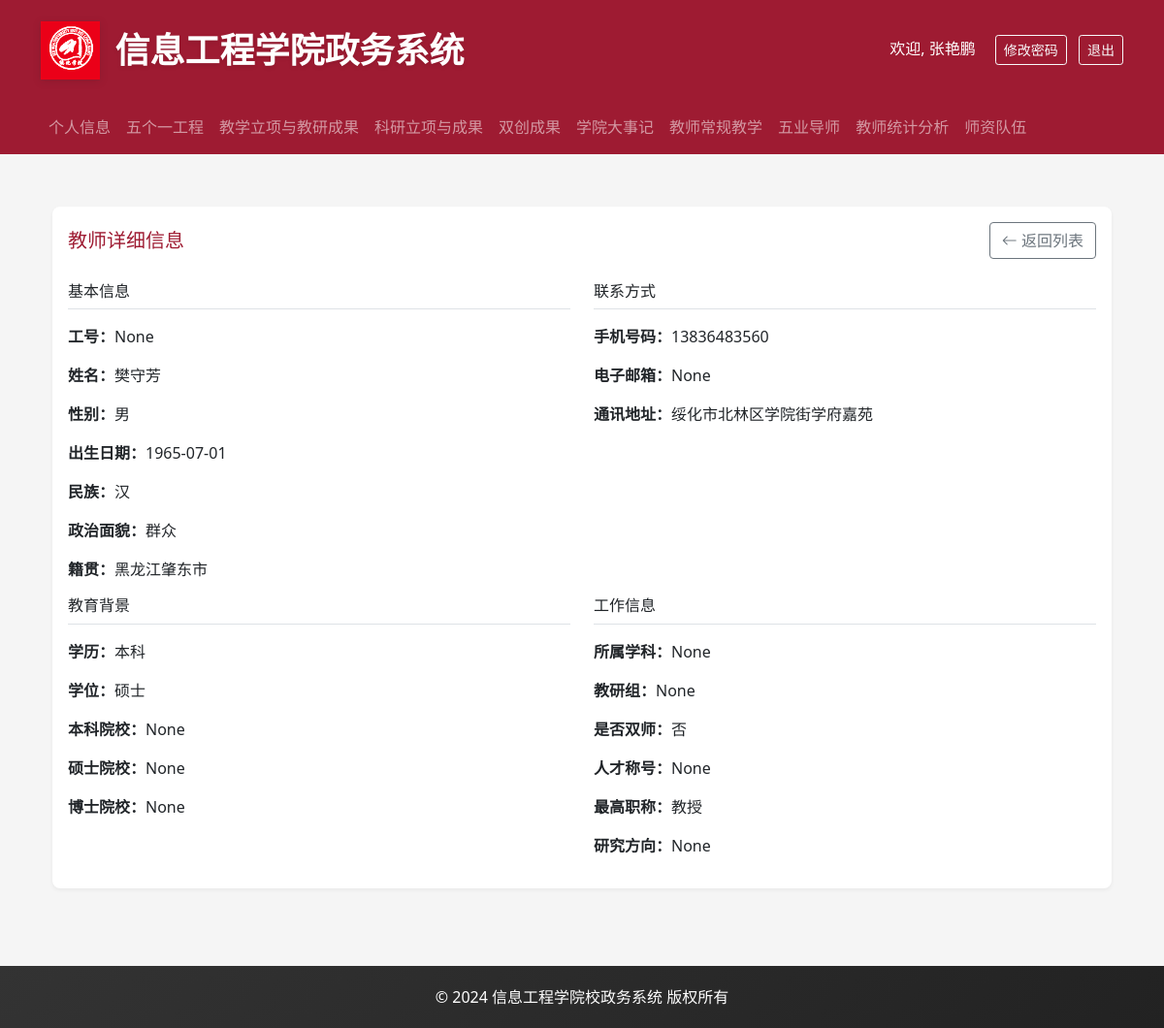
Before: /faculty_team/view/1 (signed in) with the older database file.
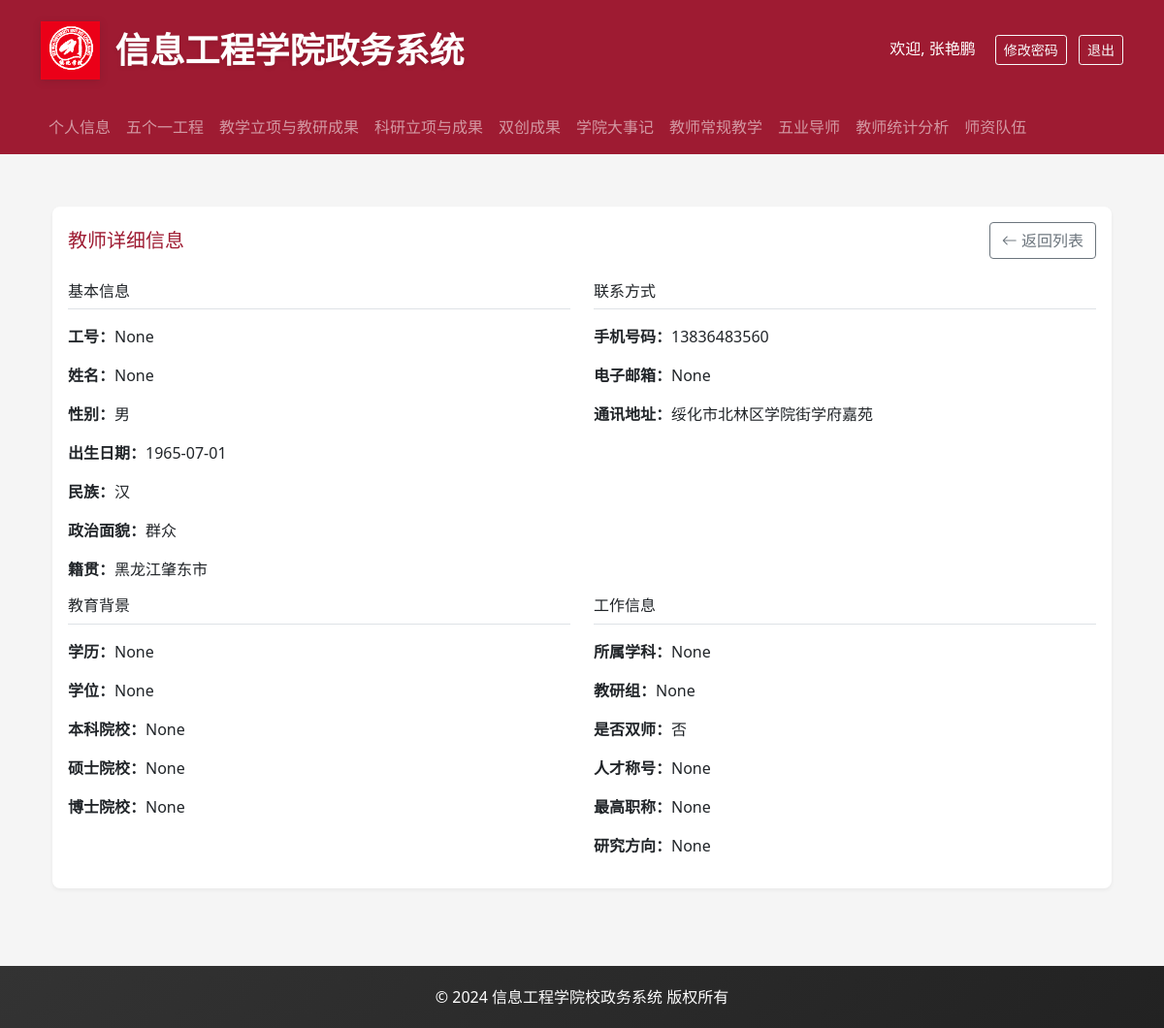
After: the same page with the newer database file.
### backend/models.py (models this page shows, shortened)
class User(UserMixin, db.Model):
    __tablename__ = 'users'
    id = db.Column(db.Integer, primary_key=True)
    username = db.Column(db.String(80), unique=True, nullable=False)
    password_hash = db.Column(db.String(128))
    role = db.Column(db.String(20), nullable=False)  # admin, teacher, student
    name = db.Column(db.String(80))
    gender = db.Column(db.String(10))
    birth_date = db.Column(db.Date)
    email = db.Column(db.String(120), unique=True)
    phone = db.Column(db.String(20))
    employee_number = db.Column(db.String(20))
    ethnicity = db.Column(db.String(50))  # 民族
    id_number = db.Column(db.String(18))  # 身份证号
    political_status = db.Column(db.String(50))  # 政治面貌
    party_join_date = db.Column(db.Date)  # 入党时间
    party_branch = db.Column(db.String(100))  # 所属党支部
    hometown = db.Column(db.String(100))  # 籍贯
    address = db.Column(db.String(200))  # 家庭住址
    education_level = db.Column(db.String(50))  # 学历
    education_date = db.Column(db.Date)  # 获得学历时间
    degree = db.Column(db.String(50))  # 学位
    degree_date = db.Column(db.Date)  # 获得学位时间
    bachelor_school = db.Column(db.String(100))  # 本科毕业学校
    master_school = db.Column(db.String(100))  # 硕士毕业学校
    phd_school = db.Column(db.String(100))  # 博士毕业学校
    major = db.Column(db.String(100))  # 专业
    teaching_group = db.Column(db.String(100))  # 教研室
    is_dual_teacher = db.Column(db.String(10))  # 是否双师
    award_title = db.Column(db.String(100))  # 获得奖励称号
    talent_title = db.Column(db.String(100))  # 人才称号
    research_direction = db.Column(db.String(200))  # 研究方向
    work_start_date = db.Column(db.Date)  # 入校时间
    career_start_date = db.Column(db.Date)  # 参加工作时间
    highest_title = db.Column(db.String(50))  # 最高级职称
    highest_title_date = db.Column(db.Date)  # 获得最高级职称时间
    position = db.Column(db.String(50))  # 职务
    subject = db.Column(db.String(50))  # 学科
    department = db.Column(db.String(100))  # 所属院系
    photo_path = db.Column(db.String(200))  # 照片路径
    hire_date = db.Column(db.Date)             # 入职日期

### backend/app.py (the view)
@app.route('/faculty_team/view/<int:id>')
@login_required
def view_faculty_member(id):
    if current_user.username not in ['张艳鹏', '王鹏', '高日月']:
        flash('您没有权限访问该页面')
        return redirect(url_for('profile'))
    teacher = User.query.get_or_404(id)
    return render_template('teacher_detail.html', teacher=teacher)

### backend/app.py (called while the page is built)
@login_manager.user_loader
def load_user(user_id):
    return User.query.get(int(user_id))

### frontend/templates/teacher_detail.html
{% extends "base.html" %}
{% block content %}
<div class="container mt-4">
    <div class="card">
        <div class="card-body">
            <div class="d-flex justify-content-between align-items-center mb-4">
                <h5 class="card-title mb-0">教师详细信息</h5>
                <a href="{{ url_for('faculty_team') }}" class="btn btn-outline-secondary">
                    <i class="bi bi-arrow-left"></i> 返回列表
                </a>
            </div>
            <div class="row">
                <div class="col-md-6">
                    <h6 class="border-bottom pb-2 mb-3">基本信息</h6>
                    <div class="mb-3">
                        <p><strong>工号：</strong>{{ teacher.employee_number }}</p>
                        <p><strong>姓名：</strong>{{ teacher.name }}</p>
                        <p><strong>性别：</strong>{{ teacher.gender }}</p>
                        <p><strong>出生日期：</strong>{{ teacher.birth_date.strftime('%Y-%m-%d') if teacher.birth_date }}</p>
                        <p><strong>民族：</strong>{{ teacher.ethnicity }}</p>
                        <p><strong>政治面貌：</strong>{{ teacher.political_status }}</p>
                        <p><strong>籍贯：</strong>{{ teacher.hometown }}</p>
                    </div>
                </div>
                <div class="col-md-6">
                    <h6 class="border-bottom pb-2 mb-3">联系方式</h6>
                    <div class="mb-3">
                        <p><strong>手机号码：</strong>{{ teacher.phone }}</p>
                        <p><strong>电子邮箱：</strong>{{ teacher.email }}</p>
                        <p><strong>通讯地址：</strong>{{ teacher.address }}</p>
                    </div>
                </div>
                <div class="col-md-6">
                    <h6 class="border-bottom pb-2 mb-3">教育背景</h6>
                    <div class="mb-3">
                        <p><strong>学历：</strong>{{ teacher.education_level }}</p>
                        <p><strong>学位：</strong>{{ teacher.degree }}</p>
                        <p><strong>本科院校：</strong>{{ teacher.bachelor_school }}</p>
                        <p><strong>硕士院校：</strong>{{ teacher.master_school }}</p>
                        <p><strong>博士院校：</strong>{{ teacher.phd_school }}</p>
                    </div>
                </div>
                <div class="col-md-6">
                    <h6 class="border-bottom pb-2 mb-3">工作信息</h6>
                    <div class="mb-3">
                        <p><strong>所属学科：</strong>{{ teacher.major }}</p>
                        <p><strong>教研组：</strong>{{ teacher.teaching_group }}</p>
                        <p><strong>是否双师：</strong>{{ '是' if teacher.is_dual_teacher else '否' }}</p>
                        <p><strong>人才称号：</strong>{{ teacher.talent_title }}</p>
                        <p><strong>最高职称：</strong>{{ teacher.highest_title }}</p>
                        <p><strong>研究方向：</strong>{{ teacher.research_direction }}</p>
                    </div>
                </div>
            </div>
        </div>
    </div>
</div>
{% endblock %}

Changed rows visible on the page:
changed User "None": name "樊守芳" → "None"; education_level "本科" → "None"; degree "硕士" → "None"; highest_title "教授" → "None"
